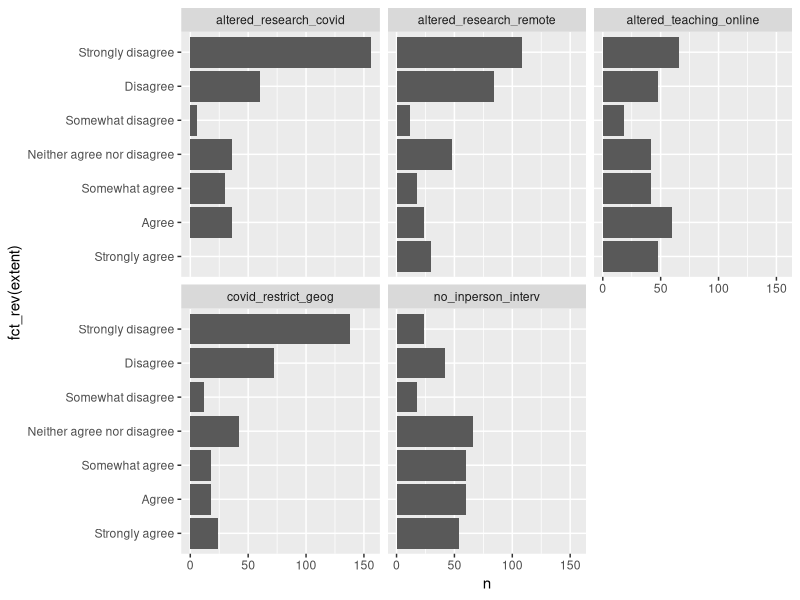

Write the R code that produced this figure. (Note: this script raises an error after producing the figure.)
library(tidyverse)
library(readxl)

strategy_data_raw <- read_excel("data/search_strategy_survey_2021_13.21.xlsx") %>% 
  filter(Progress == 100) %>% 
  select(-c(1:17)) %>% 
  rowid_to_column()

colnames(strategy_data_raw) <- c("id", "current_app", "current_position", "research_category",
                             "desired_institution", "altered_research_remote", "altered_teaching_online",
                             "altered_research_covid", "no_inperson_interv", "covid_restrict_geog",
                             "covid_dep_offer", "no_search_reasons", "change_career_reasons")
  
strategy_data_raw <- strategy_data_raw[-8,]

extent_factors <- c("Strongly disagree", "Disagree", "Somewhat disagree", 
                    "Neither agree nor disagree", "Somewhat agree", "Agree", "Strongly agree")

mid_pan_strategy_data <- strategy_data_raw %>% 
  mutate(reasons = coalesce(no_search_reasons, change_career_reasons),
         reasons = str_replace_all(reasons, ",(?=.*?\\))", ";"),
         reasons = str_replace(reasons, "(?<=\\));", ",")) %>% 
  separate(reasons, 
           into = c("a", "b", "c", "d", "e", "f"), sep = ",") %>% 
  gather(a:f, key = "y", value = "reasons") %>% 
  gather(altered_research_remote:covid_dep_offer, key = "concern", value = "extent") %>% 
  select(-y, -no_search_reasons, -change_career_reasons) %>% 
  mutate(reasons = if_else(is.na(reasons), "none provided", reasons),
         extent_simple = case_when(
             str_detect(extent, "Neither") ~ "Neutral",
             str_detect(extent, "disagree|Disagree") ~ "Disagree", 
             str_detect(extent, "agree|Agree") ~ "Agree",
             is.na(extent) ~ "No response"),
         research_category = fct_collapse(research_category,
                                          "Mathematics & Engineering Sciences" = c("Mathematical & Physical Sciences",
                                                                                   "Engineering", "Computer & Information Sciences"),
                                          "Social & Behavioral Sciences" = c("Humanities", "Social, Behavior, & Economic Sciences")))
  
respondent_summary <- mid_pan_strategy_data %>% 
  group_by(current_app, current_position, research_category) %>% 
  summarise(n = n())

yes_summary <- mid_pan_strategy_data %>% 
  filter(current_app == "Yes") %>% 
  group_by(concern, extent) %>% 
  summarise(n = n())

yes_sum_plot <- yes_summary %>% 
  filter(concern != "covid_dep_offer") %>% 
  as_tibble() %>% 
  mutate(extent = factor(extent, extent_factors)) %>% 
  ggplot() +
  geom_col(aes(x = fct_rev(extent), y = n)) +
  facet_wrap(~concern) +
  coord_flip()

#position of respondents
position_num <- mid_pan_strategy_data %>% 
  select(id, current_position) %>% distinct() %>% 
  count(current_position) %>% 
  mutate(percent = get_percent(n, sum(n)))

#geography restricted applications
geog_rest <- mid_pan_strategy_data %>% 
  filter(current_app == "Yes" & concern == "covid_restrict_geog") %>% distinct() %>% 
  count(extent_simple) %>% 
  mutate(percent = get_percent(n, sum(n)))

#avoiding in-person interviews
refuse_inperson <- mid_pan_strategy_data %>% 
  filter(current_app == "Yes" & concern == "no_inperson_interv") %>% distinct() %>% 
  count(extent_simple) %>% 
  mutate(percent = get_percent(n, sum(n)))

#affect of institutional response to offer
offer_summary <- yes_summary %>% 
  filter(concern == "covid_dep_offer") %>% 
  distinct() %>% select(-concern) %>% 
  mutate(percent = get_percent(n, sum(n)))

#reasons for not applying
no_summary <- mid_pan_strategy_data %>% 
  filter(str_detect(current_app, "No") == TRUE) %>% 
  count(current_app, reasons)

chx_career <- no_summary %>% 
  filter(current_app == "No, I decided to change career paths and look outside of academia") %>% 
  select(-current_app) %>% 
  mutate(percent = get_percent(n, sum(n)))

wait <- no_summary %>% 
  filter(current_app == "No, I decided to wait to a later time") %>% 
  select(-current_app) %>% 
  mutate(percent = get_percent(n, sum(n)))
